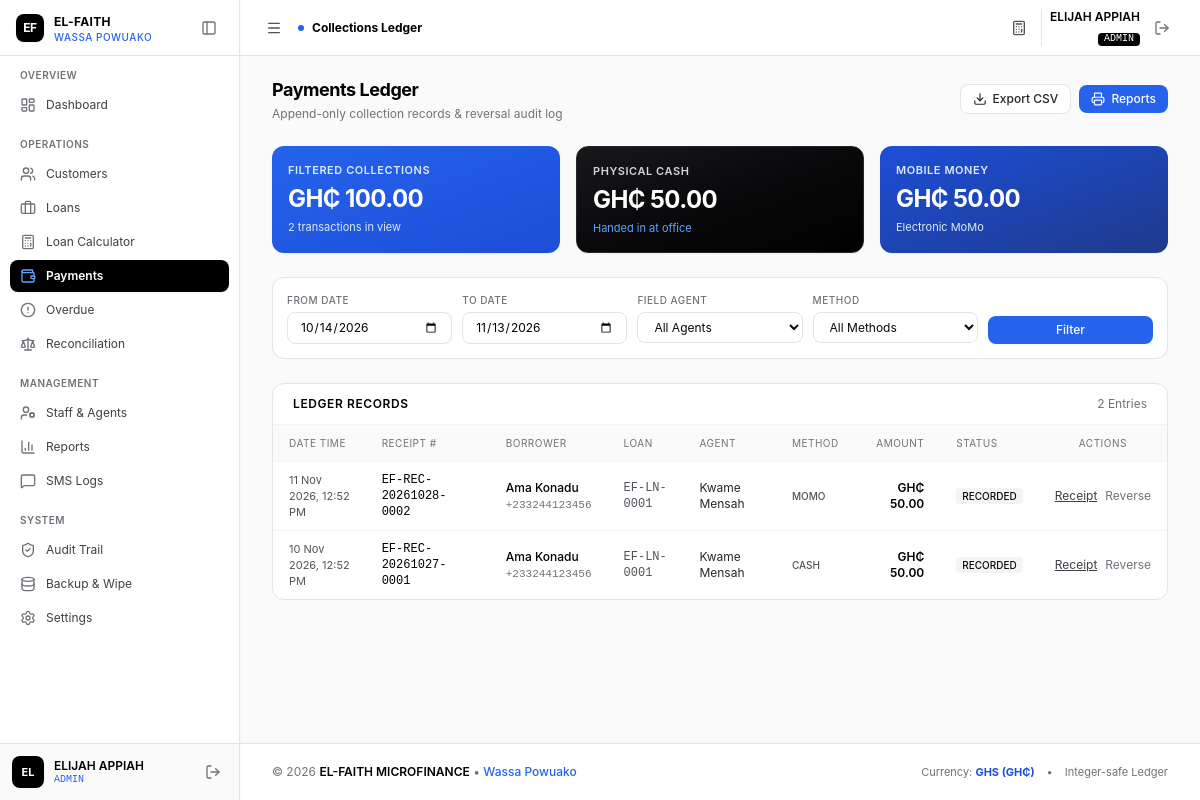
Page /admin/collections.php (signed in) on the committed database.
### tables this page shows
CREATE TABLE IF NOT EXISTS `payments` (
  `id` INT AUTO_INCREMENT PRIMARY KEY,
  `uuid` VARCHAR(36) NOT NULL UNIQUE,
  `receipt_number` VARCHAR(40) NOT NULL UNIQUE,
  `loan_id` INT NOT NULL,
  `customer_id` INT NOT NULL,
  `agent_id` INT NOT NULL,
  `amount_pesewas` BIGINT NOT NULL,
  `payment_method` ENUM('cash', 'momo', 'bank_transfer') NOT NULL DEFAULT 'cash',
  `momo_reference` VARCHAR(100) NULL,
  `collection_timestamp` DATETIME NOT NULL DEFAULT CURRENT_TIMESTAMP,
  `gps_lat` DECIMAL(10, 8) NULL,
  `gps_lng` DECIMAL(11, 8) NULL,
  `note` TEXT NULL,
  `is_reversal` TINYINT(1) NOT NULL DEFAULT 0,
  `reversal_of_payment_id` INT NULL,
  `reversal_reason` TEXT NULL,
  `status` ENUM('recorded', 'reversed') NOT NULL DEFAULT 'recorded',
  `created_at` DATETIME NOT NULL DEFAULT CURRENT_TIMESTAMP,
  CONSTRAINT `fk_payments_loan` FOREIGN KEY (`loan_id`) REFERENCES `loans` (`id`),
  CONSTRAINT `fk_payments_customer` FOREIGN KEY (`customer_id`) REFERENCES `customers` (`id`),
  CONSTRAINT `fk_payments_agent` FOREIGN KEY (`agent_id`) REFERENCES `users` (`id`),
  CONSTRAINT `fk_payments_reversal` FOREIGN KEY (`reversal_of_payment_id`) REFERENCES `payments` (`id`) ON DELETE SET NULL,
  INDEX `idx_payments_loan` (`loan_id`),
  INDEX `idx_payments_customer` (`customer_id`),
  INDEX `idx_payments_agent` (`agent_id`),
  INDEX `idx_payments_created` (`collection_timestamp`),
  INDEX `idx_payments_method` (`payment_method`),
  INDEX `idx_payments_status` (`status`)
);

CREATE TABLE IF NOT EXISTS `customers` (
  `id` INT AUTO_INCREMENT PRIMARY KEY,
  `uuid` VARCHAR(36) NOT NULL UNIQUE,
  `customer_code` VARCHAR(30) NOT NULL UNIQUE,
  `full_name` VARCHAR(150) NOT NULL,
  `phone` VARCHAR(20) NOT NULL,
  `alt_phone` VARCHAR(20) NULL,
  `id_type` VARCHAR(50) NOT NULL DEFAULT 'Ghana Card',
  `id_number` VARCHAR(50) NOT NULL,
  `residential_address` TEXT NOT NULL,
  `location_landmark` VARCHAR(255) NOT NULL,
  `gps_lat` DECIMAL(10, 8) NULL,
  `gps_lng` DECIMAL(11, 8) NULL,
  `occupation` VARCHAR(100) NOT NULL,
  `guarantor_name` VARCHAR(150) NOT NULL,
  `guarantor_phone` VARCHAR(20) NOT NULL,
  `guarantor_relation` VARCHAR(50) NOT NULL,
  `guarantor_address` TEXT NULL,
  `assigned_agent_id` INT NULL,
  `created_by` INT NOT NULL,
  `status` ENUM('active', 'inactive', 'blacklisted') NOT NULL DEFAULT 'active',
  `notes` TEXT NULL,
  `deleted_at` DATETIME NULL,
  `created_at` DATETIME NOT NULL DEFAULT CURRENT_TIMESTAMP,
  `updated_at` DATETIME NOT NULL DEFAULT CURRENT_TIMESTAMP ON UPDATE CURRENT_TIMESTAMP,
  CONSTRAINT `fk_customers_assigned_agent` FOREIGN KEY (`assigned_agent_id`) REFERENCES `users` (`id`) ON DELETE SET NULL,
  CONSTRAINT `fk_customers_created_by` FOREIGN KEY (`created_by`) REFERENCES `users` (`id`),
  INDEX `idx_customers_assigned_agent` (`assigned_agent_id`),
  INDEX `idx_customers_phone` (`phone`),
  INDEX `idx_customers_id_number` (`id_number`),
  INDEX `idx_customers_status` (`status`),
  INDEX `idx_customers_deleted_at` (`deleted_at`)
);

CREATE TABLE IF NOT EXISTS `loans` (
  `id` INT AUTO_INCREMENT PRIMARY KEY,
  `uuid` VARCHAR(36) NOT NULL UNIQUE,
  `loan_code` VARCHAR(30) NOT NULL UNIQUE,
  `customer_id` INT NOT NULL,
  `agent_id` INT NULL,
  `principal_pesewas` BIGINT NOT NULL,
  `interest_rate` DECIMAL(5, 2) NOT NULL DEFAULT 10.00,
  `interest_method` ENUM('flat', 'reducing_balance') NOT NULL DEFAULT 'flat',
  `interest_pesewas` BIGINT NOT NULL,
  `total_payable_pesewas` BIGINT NOT NULL,
  `total_paid_pesewas` BIGINT NOT NULL DEFAULT 0,
  `remaining_balance_pesewas` BIGINT NOT NULL,
  `term_duration` INT NOT NULL,
  `term_period` ENUM('days', 'weeks', 'months') NOT NULL DEFAULT 'months',
  `repayment_frequency` ENUM('daily', 'weekly', 'monthly') NOT NULL DEFAULT 'daily',
  `installment_amount_pesewas` BIGINT NOT NULL,
  `disbursed_at` DATETIME NULL,
  `first_due_date` DATE NOT NULL,
  `maturity_date` DATE NOT NULL,
  `status` ENUM('pending', 'active', 'overdue', 'completed', 'defaulted', 'written_off') NOT NULL DEFAULT 'active',
  `created_by` INT NOT NULL,
  `notes` TEXT NULL,
  `created_at` DATETIME NOT NULL DEFAULT CURRENT_TIMESTAMP,
  `updated_at` DATETIME NOT NULL DEFAULT CURRENT_TIMESTAMP ON UPDATE CURRENT_TIMESTAMP,
  CONSTRAINT `fk_loans_customer` FOREIGN KEY (`customer_id`) REFERENCES `customers` (`id`) ON DELETE CASCADE,
  CONSTRAINT `fk_loans_agent` FOREIGN KEY (`agent_id`) REFERENCES `users` (`id`) ON DELETE SET NULL,
  CONSTRAINT `fk_loans_created_by` FOREIGN KEY (`created_by`) REFERENCES `users` (`id`),
  INDEX `idx_loans_customer` (`customer_id`),
  INDEX `idx_loans_agent` (`agent_id`),
  INDEX `idx_loans_status` (`status`),
  INDEX `idx_loans_due_date` (`first_due_date`, `maturity_date`)
);

CREATE TABLE IF NOT EXISTS `users` (
  `id` INT AUTO_INCREMENT PRIMARY KEY,
  `uuid` VARCHAR(36) NOT NULL UNIQUE,
  `staff_code` VARCHAR(20) NOT NULL UNIQUE,
  `name` VARCHAR(100) NOT NULL,
  `username` VARCHAR(50) NOT NULL UNIQUE,
  `email` VARCHAR(100) NOT NULL UNIQUE,
  `phone` VARCHAR(20) NOT NULL,
  `password_hash` VARCHAR(255) NOT NULL,
  `role` ENUM('admin', 'agent') NOT NULL DEFAULT 'agent',
  `status` ENUM('active', 'inactive', 'suspended') NOT NULL DEFAULT 'active',
  `last_login_at` DATETIME NULL,
  `deleted_at` DATETIME NULL,
  `created_at` DATETIME NOT NULL DEFAULT CURRENT_TIMESTAMP,
  `updated_at` DATETIME NOT NULL DEFAULT CURRENT_TIMESTAMP ON UPDATE CURRENT_TIMESTAMP,
  INDEX `idx_users_role` (`role`),
  INDEX `idx_users_status` (`status`),
  INDEX `idx_users_deleted_at` (`deleted_at`)
);

### admin/collections.php (the view, shortened to what the rows shown need)
<?php
require_once __DIR__ . '/../includes/functions.php';
require_once __DIR__ . '/../includes/auth.php';
$startDate = $_GET['start_date'] ?? date('Y-m-d', strtotime('-30 days'));
$endDate = $_GET['end_date'] ?? date('Y-m-d');
$sql = "
    SELECT p.*, c.full_name AS customer_name, c.customer_code, c.phone AS customer_phone,
           l.loan_code, u.name AS agent_name, u.staff_code AS agent_code
    FROM payments p
    JOIN customers c ON p.customer_id = c.id
    JOIN loans l ON p.loan_id = l.id
    JOIN users u ON p.agent_id = u.id
    WHERE DATE(p.collection_timestamp) BETWEEN ? AND ?
";
$params = [$startDate, $endDate];
$sql .= " ORDER BY p.collection_timestamp DESC";
$stmt = $pdo->prepare($sql);
$stmt->execute($params);
$payments = $stmt->fetchAll();
include __DIR__ . '/../includes/header.php';
?>
<div class="space-y-6">
    <div class="flex flex-col sm:flex-row sm:items-center justify-between gap-3">
        <div>
            <h1 class="text-lg font-bold text-black tracking-tight">Payments Ledger</h1>
        </div>
    </div>
    <div class="bg-white rounded-xl border border-zinc-200 overflow-hidden">
        <div class="px-5 py-3 border-b border-zinc-100 flex items-center justify-between">
            <h2 class="text-xs font-semibold uppercase tracking-wider text-black">Ledger Records</h2>
        </div>
        <?php if (empty($payments)): ?>
            <div class="p-8 text-center text-zinc-500 text-xs">
                No payment transactions match the filter criteria.
            </div>
        <?php else: ?>
            <div class="overflow-x-auto">
                <table class="w-full text-left text-xs">
                    <thead class="bg-zinc-50 text-zinc-500 uppercase font-medium text-[10px] tracking-wider border-b border-zinc-100">
                        <tr>
                            <th class="py-2.5 px-4 font-normal">Date Time</th>
                            <th class="py-2.5 px-4 font-normal">Receipt #</th>
                            <th class="py-2.5 px-4 font-normal">Borrower</th>
                            <th class="py-2.5 px-4 font-normal">Loan</th>
                            <th class="py-2.5 px-4 font-normal">Agent</th>
                            <th class="py-2.5 px-4 font-normal">Method</th>
                            <th class="py-2.5 px-4 text-right font-normal">Amount</th>
                            <th class="py-2.5 px-4 font-normal">Status</th>
                            <th class="py-2.5 px-4 text-center font-normal">Actions</th>
                        </tr>
                    </thead>
                    <tbody class="divide-y divide-zinc-100">
                        <?php foreach ($payments as $p): ?>
                            <tr class="hover:bg-blue-50/30 transition">
                                <td class="py-2.5 px-4 text-zinc-600 text-[11px]">
                                    <?= date('d M Y, h:i A', strtotime($p['collection_timestamp'])) ?>
                                </td>
                                <td class="py-2.5 px-4 font-mono font-medium text-black">
                                    <?= htmlspecialchars($p['receipt_number']) ?>
                                </td>
                                <td class="py-2.5 px-4">
                                    <span class="font-medium text-black block"><?= htmlspecialchars($p['customer_name']) ?></span>
                                    <span class="text-[11px] font-mono text-zinc-500"><?= htmlspecialchars($p['customer_phone']) ?></span>
                                </td>
                                <td class="py-2.5 px-4 font-mono text-zinc-600">
                                    <?= htmlspecialchars($p['loan_code']) ?>
                                </td>
                                <td class="py-2.5 px-4 text-zinc-800">
                                    <?= htmlspecialchars($p['agent_name']) ?>
                                </td>
                                <td class="py-2.5 px-4 uppercase text-[10px] font-medium text-zinc-600">
                                    <?= htmlspecialchars($p['payment_method']) ?>
                                </td>
                                <td class="py-2.5 px-4 text-right font-semibold text-black">
                                    <?= formatMoney((int)$p['amount_pesewas']) ?>
                                </td>
                                <td class="py-2.5 px-4">
                                    <?php if ($p['status'] === 'recorded'): ?>
                                        <span class="px-1.5 py-0.5 rounded text-[10px] font-medium uppercase bg-zinc-100 text-zinc-950">
                                            Recorded
                                        </span>
                                    <?php elseif ($p['status'] === 'reversed'): ?>
                                        <span class="px-1.5 py-0.5 rounded text-[10px] font-medium uppercase bg-zinc-200 text-zinc-600 line-through">
                                            Reversed
                                        </span>
                                    <?php else: ?>
                                        <span class="px-1.5 py-0.5 rounded text-[10px] font-mono uppercase bg-zinc-100 text-zinc-800">
                                            Correction
                                        </span>
                                    <?php endif; ?>
                                </td>
                                <td class="py-2.5 px-4 text-center">
                                    <div class="flex items-center justify-center gap-2">
                                        <a href="<?= BASE_URL ?>/receipt.php?id=<?= $p['id'] ?>" class="text-zinc-700 hover:text-black underline text-xs">
                                            Receipt
                                        </a>
                                        <?php if ($p['status'] === 'recorded' && !$p['is_reversal']): ?>
                                            <button onclick="openReversalModal(<?= $p['id'] ?>, '<?= htmlspecialchars($p['receipt_number']) ?>', '<?= formatMoney((int)$p['amount_pesewas']) ?>', '<?= htmlspecialchars(addslashes($p['customer_name'])) ?>')"
                                                class="text-zinc-500 hover:text-black text-xs">
                                                Reverse
                                            </button>
                                        <?php endif; ?>
                                    </div>
                                </td>
                            </tr>
                        <?php endforeach; ?>
                    </tbody>
                </table>
            </div>
        <?php endif; ?>
    </div>
</div>
<?php include __DIR__ . '/../includes/footer.php'; ?>

### rows in the picture
payments: collection_timestamp "11 Nov 2026, 12:52 PM", receipt_number "EF-REC-20261028-0002", customer.full_name "Ama Konadu", customer.phone "+233244123456", loan.loan_code "EF-LN-0001", agent.name "Kwame Mensah", payment_method "MOMO", amount_pesewas "GH₵ 50.00", status "RECORDED"
payments: collection_timestamp "10 Nov 2026, 12:52 PM", receipt_number "EF-REC-20261027-0001", customer.full_name "Ama Konadu", customer.phone "+233244123456", loan.loan_code "EF-LN-0001", agent.name "Kwame Mensah", payment_method "CASH", amount_pesewas "GH₵ 50.00", status "RECORDED"

### other values in the picture
BRANCH_NAME "WASSA POWUAKO"
$sectionName "OVERVIEW"
$item['label'] "Dashboard"
$sectionName "OPERATIONS"
$item['label'] "Customers"
$item['label'] "Loans"
$item['label'] "Loan Calculator"
$item['label'] "Payments"
$item['label'] "Overdue"
$item['label'] "Reconciliation"
$sectionName "MANAGEMENT"
$item['label'] "Staff & Agents"
$item['label'] "Reports"
$item['label'] "SMS Logs"
$sectionName "SYSTEM"
